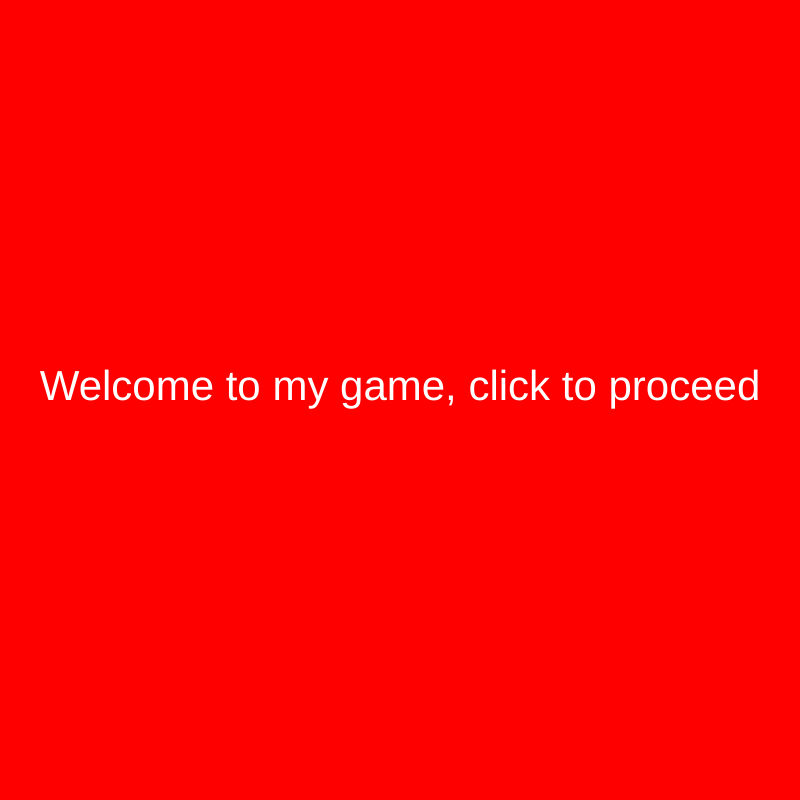
Frame 1 (no input)
Frame 60 (no input): identical to frame 1, image omitted
Frame 120 (the mouse pressed at the canvas centre since frame 60): identical to frame 1, image omitted

The p5.js sketch that drew this single still picture (run headless with seeded random() and noise() and a simulated clock; from frame 60 on, the mouse is pressed at the canvas centre):

// p5.js sketch
// ── sketch.js
var cars = [];
var frogPos;
var myState = 0;
var maxCars = 20;
var maxTimer = 25*60;
var timer = maxTimer;
function setup() {
  createCanvas(800, 800);

  // put setup code here
  //spawn cars
  for (var i = 0; i < maxCars; i++) {
    cars.push(new Car);
  }

  frogPos = createVector(400, height - 100);
  textAlign(CENTER);
  rectMode(CENTER);
}

function draw() {
  switch (myState) {

    case 0: //menu
      background('red');
      fill('white');
      textSize(42);
      text("Welcome to my game, click to proceed", width / 2, height / 2);
      break;


    case 1: //game state
    timer = timer - 1;
    if(timer<= 0){
      timer = maxTimer;
      myState = 3;
    }
      game();
      break;

    case 2: //win statement
      background('orange');
      fill('black');
      text("You WON!", width / 2, height / 2);
      break;

    case 3: //lose statement
      background('purple');
      fill('pink');
      text("Aw noo, You LOST, try again!", width / 2, height / 2);
      break;


  }

}
function mouseReleased() {
  switch (myState) {
    case 0:
      myState = 1;
      break;

    case 2:
    //reset timer
      timer = maxTimer;
    //respawn cars
    cars = [];
    for (var i = 0; i < maxCars; i++) {
      cars.push(new Car);
    }
      myState = 0;
      break;

    case 3:
    //reset Timer
    timer = maxTimer;
    //respawn cars
    cars = [];
    for (var i = 0; i < maxCars; i++) {
      cars.push(new Car);
    }
      myState = 0;
      break;
  }
}
//game
function game() {
  background('lightblue');
  for (var i = 0; i < cars.length; i++) {
    cars[i].display();
    cars[i].drive();
    if (cars[i].pos.dist(frogPos) < 40) {
      cars.splice(i, 1);
    }
  }
  if (cars.length ==0)
  {
    myState = 2;
  }
  // put drawing code here
  fill('red');
  ellipse(frogPos.x, frogPos.y, 50, 50);
  checkForKeys();
}

//frogPos

function checkForKeys() {

  if (keyIsDown(LEFT_ARROW)) frogPos.x -= 5;
  if (keyIsDown(RIGHT_ARROW)) frogPos.x += 5;
  if (keyIsDown(UP_ARROW)) frogPos.y -= 5;
  if (keyIsDown(DOWN_ARROW)) frogPos.y += 5;


}

function Car() {
  //atributes
  this.pos = createVector(random(width), random(height));
  this.vel = createVector(random(-5, 5), random(-5, 5));
  this.r = random(255);
  this.g = random(255);
  this.b = random(255);
  this.w = random(15, 60);
  //methods
  this.display = function() {
    fill(this.r, this.g, this.b);
    rect(this.pos.x, this.pos.y, this.w, this.w);
  }

  this.drive = function() {
    this.pos.add(this.vel);
    //Normal= code phrase 1
    //Spider-Man= code phrase 2
    //Making Videos with friends code phrase 3
    //Oh, she means add another attribute
    //Pizza= code phrase 4
    if (this.pos.x > width) this.pos.x = 0;
    if (this.pos.x < 0) this.pos.x = width;
    if (this.pos.y > height) this.pos.y = 0;
    if (this.pos.y < 0) this.pos.y = height;

  }

}
